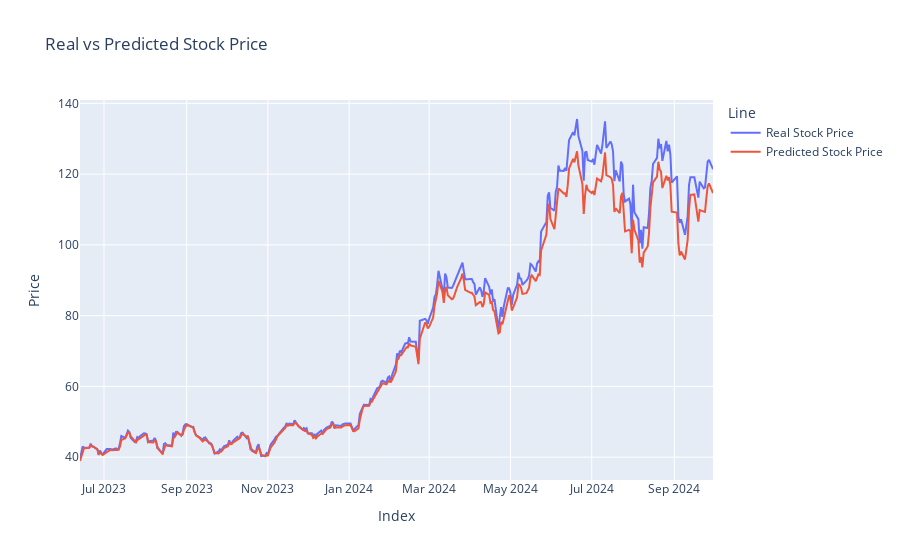

Notebook code cell kept with this figure:
### Code cell
import plotly.express as px

data = pd.DataFrame({
    'Index': dataset.index[-len(real_stock_price):],
    'Real Stock Price': real_stock_price.flatten(),
    'Predicted Stock Price': test_predicted.flatten()
})

data_melted = data.melt(id_vars=['Index'], value_vars=['Real Stock Price', 'Predicted Stock Price'], var_name='Line', value_name='Price')

# Create the line plot
fig = px.line(data_melted, x='Index', y='Price', color='Line', title='Real vs Predicted Stock Price')

fig.show()

### Figure 1 — Plotly figure (JSON) as saved in the notebook; plotly's stock layout.template omitted (floating-point values rounded to 4 significant figures; data arrays with more than 128 entries replaced by an {"elided": "..."} marker saying what was removed)
{"data": [{"hovertemplate": "Line=Real Stock Price<br>Index=%{x}<br>Price=%{y}<extra></extra>", "legendgroup": "Real Stock Price", "line": {"color": "#636efa", "dash": "solid"}, "marker": {"symbol": "circle"}, "mode": "lines", "name": "Real Stock Price", "orientation": "v", "showlegend": true, "type": "scatter", "x": {"elided": "327 str values"}, "xaxis": "x", "y": {"elided": "327 float values"}, "yaxis": "y"}, {"hovertemplate": "Line=Predicted Stock Price<br>Index=%{x}<br>Price=%{y}<extra></extra>", "legendgroup": "Predicted Stock Price", "line": {"color": "#EF553B", "dash": "solid"}, "marker": {"symbol": "circle"}, "mode": "lines", "name": "Predicted Stock Price", "orientation": "v", "showlegend": true, "type": "scatter", "x": {"elided": "327 str values"}, "xaxis": "x", "y": {"elided": "327 float values"}, "yaxis": "y"}], "layout": {"legend": {"title": {"text": "Line"}, "tracegroupgap": 0}, "title": {"text": "Real vs Predicted Stock Price"}, "xaxis": {"anchor": "y", "domain": [0, 1], "title": {"text": "Index"}}, "yaxis": {"anchor": "x", "domain": [0, 1], "title": {"text": "Price"}}}}
